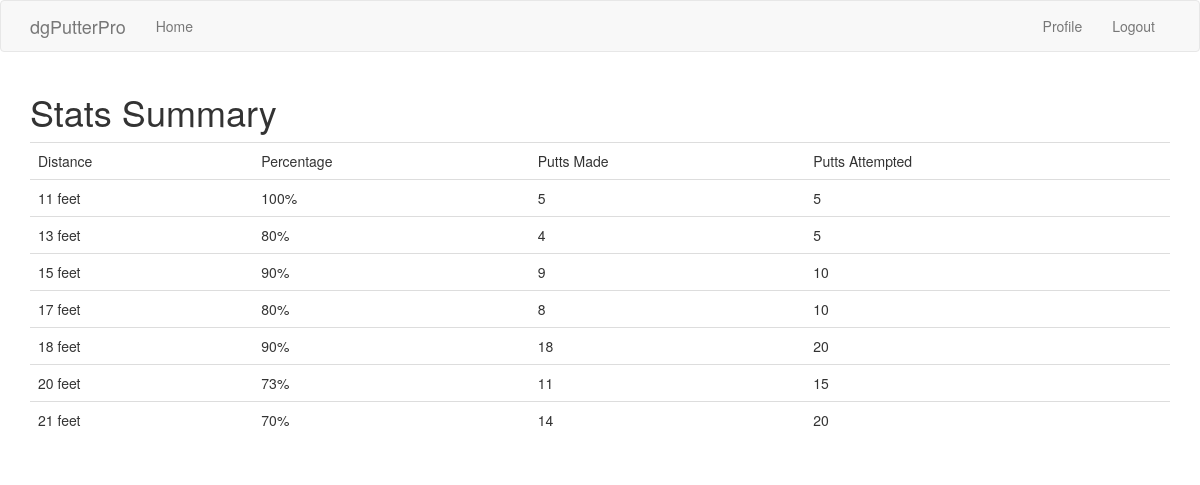
The page /user/bob/stats (signed in) on the database its author committed.
### app/models.py (models this page shows, shortened)
class Drill(db.Model):
    id = db.Column(db.Integer, primary_key=True)
    user_id = db.Column(db.Integer, db.ForeignKey('user.id'))
    timestamp = db.Column(db.DateTime, index=True, default=datetime.utcnow)
    putt_distance = db.Column(db.Integer)
    number_attempts = db.Column(db.Integer)
    number_putts_made = db.Column(db.Integer)
    CheckConstraint(number_putts_made <= number_attempts)

### app/main/routes.py (the view)
@bp.route('/user/<username>/stats')
@login_required
def stats(username):
    user = User.query.filter_by(username=username).first_or_404()
    summary = user.drills.group_by(Drill.putt_distance)
    return render_template('stats.html', user=user, summary=summary)

### app/main/routes.py (called while the page is built)
@bp.before_app_request
def before_request():
    if current_user.is_authenticated:
        current_user.last_seen = datetime.utcnow()
        db.session.commit()

### app/models.py (called while the page is built)
@login.user_loader
def load_user(id):
    return User.query.get(int(id))

### app/templates/stats.html
{% extends "base.html" %}
{% block app_content %}
    <h1>Stats Summary</h1>
            <table class="table table-hover">
                <tr valign="top">
                   <td>Distance</td>
                   <td>Percentage</td>
                   <td>Putts Made</td>
                   <td>Putts Attempted</td>
                </tr>
            {% for sum in summary %}
                <tr>
                    <td>
                        {{sum.putt_distance}} feet
                    </td>
                    <td>
                        {{ (sum.number_putts_made / sum.number_attempts * 100) |round|int}}%
                    </td>
                    <td>
                        {{ sum.number_putts_made }}
                    </td>
                    <td>
                        {{ sum.number_attempts }}
                    </td>
                </tr>
            {% endfor %}
            </table>
{% endblock %}

### rows shown on the page
Drill: putt_distance "11", number_putts_made+number_attempts "100", number_putts_made "5", number_attempts "5"
Drill: putt_distance "13", number_putts_made+number_attempts "80", number_putts_made "4", number_attempts "5"
Drill: putt_distance "15", number_putts_made+number_attempts "90", number_putts_made "9", number_attempts "10"
Drill: putt_distance "17", number_putts_made+number_attempts "80", number_putts_made "8", number_attempts "10"
Drill: putt_distance "18", number_putts_made+number_attempts "90", number_putts_made "18", number_attempts "20"
Drill: putt_distance "20", number_putts_made+number_attempts "73", number_putts_made "11", number_attempts "15"
Drill: putt_distance "21", number_putts_made+number_attempts "70", number_putts_made "14", number_attempts "20"
